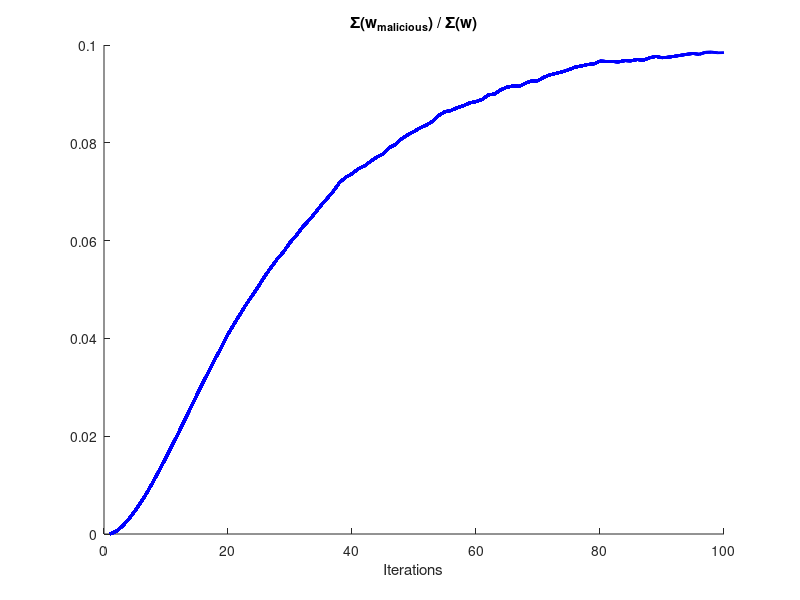
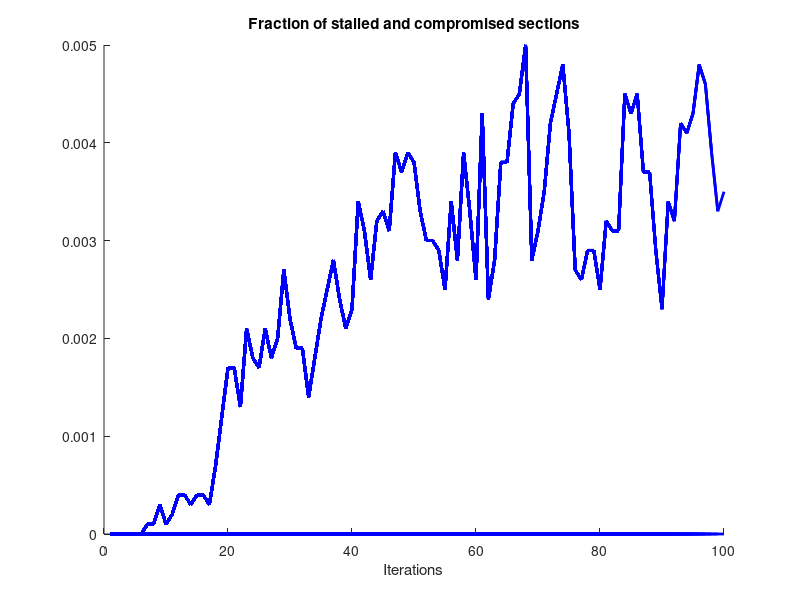
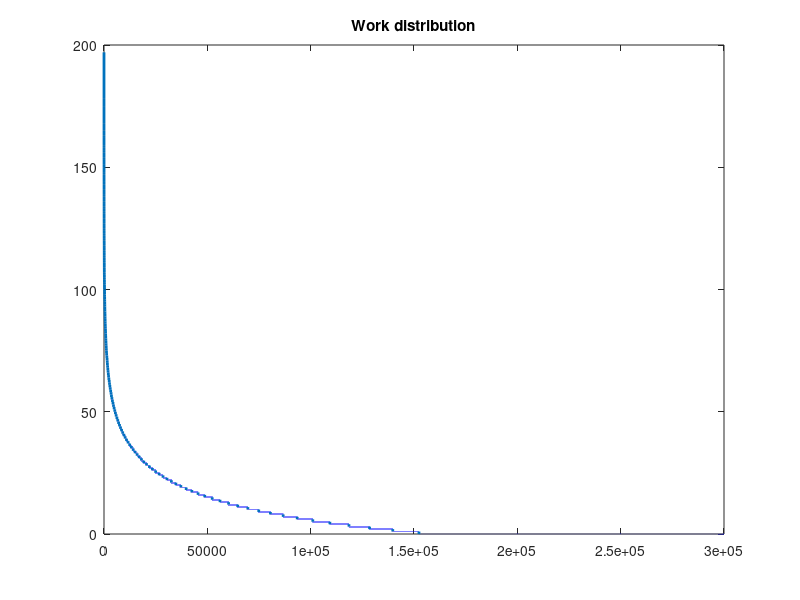
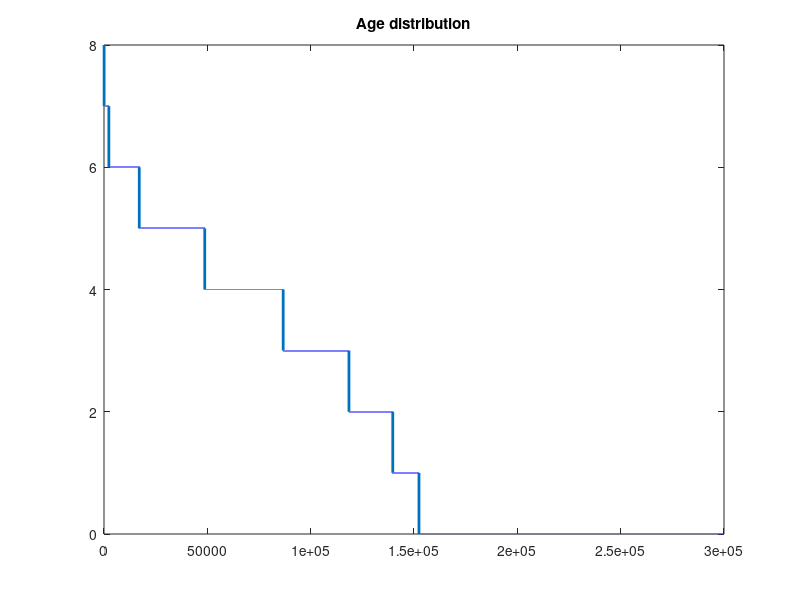

Write the MATLAB code that produced these figures, in order.
clear all

network_iterations = 200;
init_iterations = 100;

number_of_sections = 10000;
start_section_size = 10;
max_section_size = 30;
part_of_empty_section_slots_filled_per_iteration = 8; % means: 1/8
fraction_of_new_nodes_are_malicious = 0.10;
max_durability = 19;

section_stalled_threshold = 1/3;
section_compromised_threshold = 2/3;

% Initialise network with min_section_size everywhere and only honest nodes
% with zero age
nodes.work = zeros(number_of_sections, max_section_size);
nodes.age = zeros(number_of_sections, max_section_size);
nodes.durability = randi([1,max_durability], number_of_sections, max_section_size);
nodes.malicious = zeros(number_of_sections, max_section_size);
nodes.active = logical(zeros(number_of_sections, max_section_size));
nodes.active(:,1:start_section_size) = ones(number_of_sections, start_section_size);

figure(1); clf
figure(2); clf

% Evolve network before starting
for n = 1:network_iterations
    % All nodes does one unit of work
    nodes.work(nodes.active) += 1;

    % Increase age and relocate if work == 2^n
    nodes_to_age = rem(log2(nodes.work), 1) == 0;
    nodes.age(nodes_to_age) += 1;
    nodes_to_age_indices = find(nodes_to_age);

    % Find target slots
    % Note: this means we relocate towards emptier sections
    node_slots_available = find(nodes.active == false);
    assert(length(nodes_to_age_indices) < length(node_slots_available));
    I = randperm(length(node_slots_available));
    I = I(1:length(nodes_to_age_indices));

    % Relocate
    nodes.work(node_slots_available(I)) = nodes.work(nodes_to_age_indices);
    nodes.age(node_slots_available(I)) = nodes.age(nodes_to_age_indices);
    nodes.durability(node_slots_available(I)) = nodes.durability(nodes_to_age_indices);
    nodes.malicious(node_slots_available(I)) = nodes.malicious(nodes_to_age_indices);
    nodes.active(node_slots_available(I)) = nodes.active(nodes_to_age_indices);
    nodes.work(nodes_to_age_indices) = 0;
    nodes.age(nodes_to_age_indices) = 0;
    nodes.durability(nodes_to_age_indices) = 0;
    nodes.malicious(nodes_to_age_indices) = 0;
    nodes.active(nodes_to_age_indices) = 0;

    % Join new nodes
    node_slots_available = find(nodes.active == false);
    I = randperm(length(node_slots_available));
    I = I(1:end/part_of_empty_section_slots_filled_per_iteration);
    nodes.work(node_slots_available(I)) = 0;
    nodes.age(node_slots_available(I)) = 0;
    nodes.durability(node_slots_available(I)) = randi([1,max_durability], length(I), 1);
    if n > init_iterations
        nodes.malicious(node_slots_available(I)) = logical(rand(length(I), 1) < fraction_of_new_nodes_are_malicious);
    end
    nodes.active(node_slots_available(I)) = true;

    % Randomly drop nodes depending on durability
    nodes_to_drop = (rand(number_of_sections, max_section_size).*nodes.active) < 1./(nodes.durability + 1);
    nodes.work(nodes_to_drop) = 0;
    nodes.age(nodes_to_drop) = 0;
    nodes.durability(nodes_to_drop) = 0;
    nodes.malicious(nodes_to_drop) = 0;
    nodes.active(nodes_to_drop) = false;

    % Only start plotting once we've established a steady-state (honest) network
    if n > init_iterations
        m = n - init_iterations;
        section_size = sum(nodes.active, 2)';
        section_size_mean(m) = mean(section_size);
        section_size_std(m) = std(section_size);
        network_size(m) = sum(section_size);

        section_size_malicious = sum(nodes.malicious, 2)';
        section_size_malicious_mean(m) = mean(section_size_malicious);
        section_size_malicious_std(m) = std(section_size_malicious);
        netsize_size_malicious(m) = sum(section_size_malicious);

        section_work = sum(nodes.work, 2)';
        section_work_mean(m) = mean(section_work);
        section_work_std(m) = std(section_work);
        network_work(m) = sum(section_work);

        section_work_malicious = sum(nodes.work.*nodes.malicious, 2)';
        section_work_malicious_mean(m) = mean(section_work_malicious);
        section_work_malicious_std(m) = std(section_work_malicious);
        network_work_malicious(m) = sum(section_work_malicious);
        network_work_malicious_fraction(m) = network_work_malicious(m) / network_work(m);

        section_load = section_size_malicious ./ section_size;
        section_load_mean(m) = mean(section_load);
        section_load_std(m) = std(section_load);

        stalled_sections(m) = sum(section_load > section_stalled_threshold) / number_of_sections;
        compromised_sections(m) = sum(section_load > section_compromised_threshold) / number_of_sections;

        fprintf('section size (mean/std): %d / %d \n', section_size_mean(m), section_size_std(m));
        fprintf('  section work (mean/std): %d / %d \n', section_work_mean(m), section_work_std(m));
        figure(1)
        hold on
        plot(network_work_malicious_fraction, 'b-', 'linewidth',2);
        title('\Sigma(w_{malicious}) / \Sigma(w)');
        xlabel('Iterations')
        drawnow
        hold off

        figure(2)
        hold on
        plot(stalled_sections, 'b-', 'linewidth', 2);
        plot(compromised_sections, 'b-', 'linewidth', 2);
        title('Fraction of stalled and compromised sections');
        xlabel('Iterations')
        drawnow
        hold off
    end
end

figure(3)
plot(sort(nodes.work(:),'descend'), 'linewidth', 2)
title('Work distribution')
figure(4)
plot(sort(nodes.age(:),'descend'), 'linewidth', 2)
title('Age distribution')

% figure(1)
% print -dpng fraction_malicious_work.png
% figure(2)
% print -dpng fraction_stalled_sections.png
